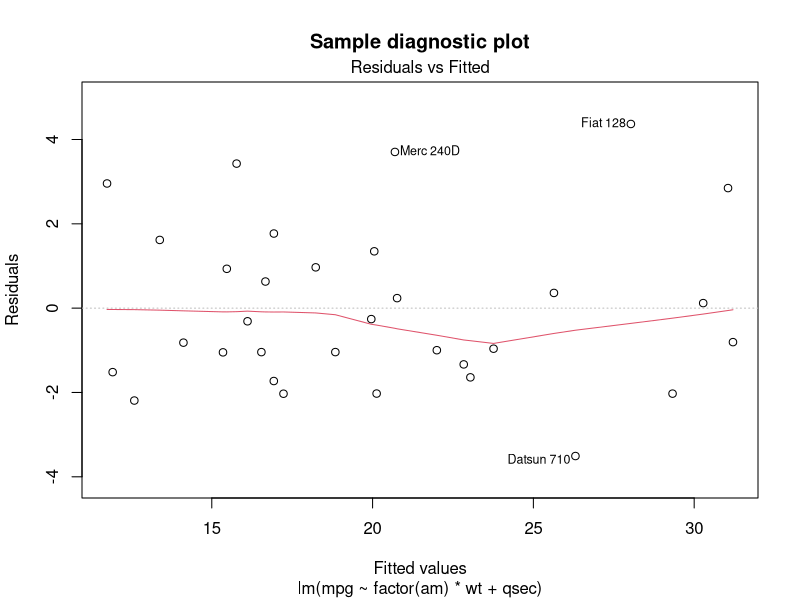

This chart was generated by the following R code:
## ---- chunk 1
plot(lm(mpg ~ factor(am)*wt + qsec,data=mtcars),which=1,main="Sample diagnostic plot")
